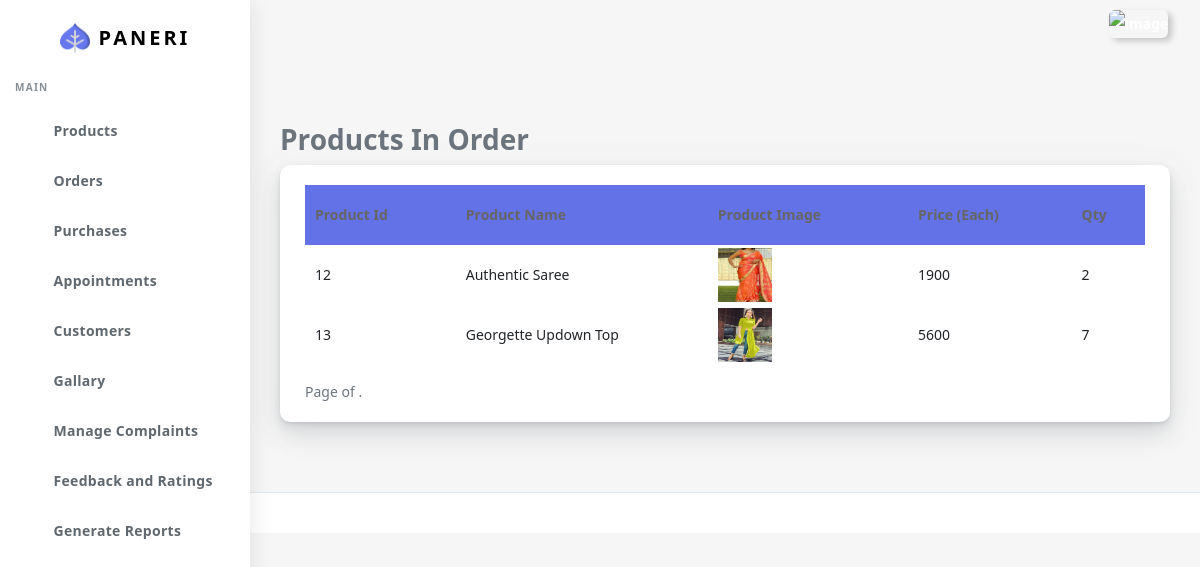
The app's page /det_rec_ord/45 with its own data.
### customer/models.py (models this page shows, shortened)
class SalesDetails(models.Model):
    product_id = models.ForeignKey(
        'Product', on_delete=CASCADE, null=False)
    sales_id = models.ForeignKey(
        Sales, on_delete=CASCADE, null=False)
    final_price=models.IntegerField()
    qty=models.IntegerField()
    class Meta:
        ordering = ['-sales_id']
        unique_together = (('product_id', 'sales_id'),)

class Product(models.Model):
    product_name=models.CharField(max_length=45)
    price=models.IntegerField()
    qty_on_hand=models.IntegerField()
    discount=models.FloatField(null=True)
    desc=models.TextField()
    product_img=models.ImageField(upload_to="ProductImg/",max_length=100)
    size_id=models.ForeignKey('ProductSize',on_delete=CASCADE,null=False)
    color_id=models.ForeignKey('ProductColor',on_delete=CASCADE,null=False)
    company_id=models.ForeignKey(Company,on_delete=CASCADE)
    cat_id=models.ForeignKey('Category',on_delete=CASCADE)
    class Meta:
        ordering = ['id']
        unique_together = (('size_id','id', 'color_id'),)

### customer/views.py (the view)
# urls.py: path("det_rec_ord/<int:id>",views.det_rec_ord,name="det_rec_ord"),
def det_rec_ord(request,id):
    order=SalesDetails.objects.filter(sales_id=id)
    try:
        for o in order:
            sr=SalesReturn.objects.get(sales_id=o.sales_id)
        srd=SalesReturnDetails.objects.filter(sales_ret_id=sr)
        return render(request,"Mainadmin/details_rec_ord.html",{'order':order,'sr':srd})
    except Exception as e:
            print(e)
            return render(request,"Mainadmin/details_rec_ord.html",{'order':order})

### customer/templates/Mainadmin/details_rec_ord.html (shortened to what this page needs)
{% extends "Mainadmin/index.html" %}
{% load static %}
{% block body %}
<div class="main-content">
    <section class="section">
      <div class="section-body">
            <h3 class="page-title">Products In Order </h3>
            <div class="row">
              <div class="col-12">
                <div class="card">
                  <div class="card-body">
                    <div class="row">
                      <div class="col-12 table-responsive">
                        <table id="order-listing" class="table" cellspacing="0" width="100%">
                          <thead>
                            <tr class="bg-primary ">
                              <th>Product Id</th>
                              <th>Product Name</th>
                              <th>Product Image</th>
                              <th>Price (Each)</th>
                              <th>Qty</th>
                            </tr>
                          </thead>
                          <tbody>
                            {% for o in order  %}
                            <tr>
                              <td>{{o.product_id.id}}</td>
                              <td width="30%">{{o.product_id.product_name}}</td>
                              <td ><img src="/media/{{o.product_id.product_img}}" style="width:30%;height:90%;"  /></td>
                              <td>{{o.final_price}}</td>
                              {% if o.qty == 0 %}
                              <td>Product Returned</td>
                              {% else %}
                              <td>{{o.qty}}</td>
                              {% endif %}
                              </tr>
                              {% endfor %}
                          </tbody>
                        </table>
                        <div class="pagination">
                          <span class="step-links">
                              <span class="current">
                                  Page {{ orders.number }} of {{ orders.paginator.num_pages }}.
                              </span>
                          </span>
                      </div>
                      </div>
                    </div>
                  </div>
                </div>
              </div>
          </div>
    </section>
  </div>
  <footer class="main-footer">
  </footer>
</div>
{% endblock body %}

### records on screen
SalesDetails: product_id.id "12", product_id.product_name "Authentic Saree", product_id.product_img (picture), final_price "1900", qty "2"
SalesDetails: product_id.id "13", product_id.product_name "Georgette Updown Top", product_id.product_img (picture), final_price "5600", qty "7"
